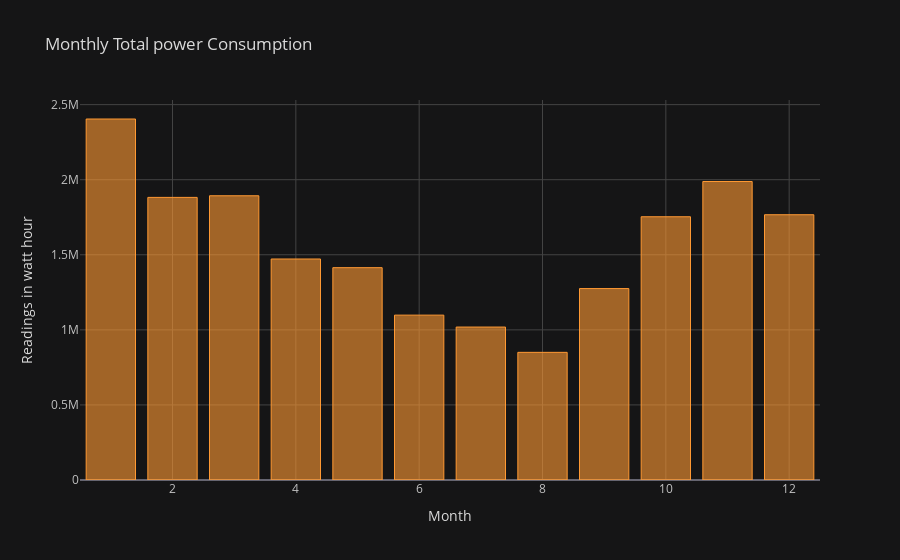

The notebook cell this image was saved under:
### Markdown cell above
Monthly Analysis of power Consuption

### Code cell
df_power_consumption.groupby('month')['PowerConsumption'].sum().iplot(kind='bar',
                                                                      xTitle='Month',
                                                                      yTitle='Readings in watt hour',
                                                                      title='Monthly Total power Consumption')

### Figure 1 — Plotly figure (JSON) as saved in the notebook; plotly's stock layout.template omitted (floating-point values rounded to 4 significant figures)
{"data": [{"marker": {"color": "rgba(255, 153, 51, 0.6)", "line": {"color": "rgba(255, 153, 51, 1.0)", "width": 1}}, "name": "PowerConsumption", "orientation": "v", "text": "", "type": "bar", "x": [1, 2, 3, 4, 5, 6, 7, 8, 9, 10, 11, 12], "y": [2404000.0, 1882000.0, 1893000.0, 1472000.0, 1414000.0, 1098000.0, 1019000.0, 850200.0, 1275000.0, 1753000.0, 1988000.0, 1767000.0]}], "layout": {"legend": {"bgcolor": "#151516", "font": {"color": "#D9D9D9"}}, "paper_bgcolor": "#151516", "plot_bgcolor": "#151516", "title": {"font": {"color": "#D9D9D9"}, "text": "Monthly Total power Consumption"}, "xaxis": {"gridcolor": "#434343", "showgrid": true, "tickfont": {"color": "#C2C2C2"}, "title": {"font": {"color": "#D9D9D9"}, "text": "Month"}, "zerolinecolor": "#666570"}, "yaxis": {"gridcolor": "#434343", "showgrid": true, "tickfont": {"color": "#C2C2C2"}, "title": {"font": {"color": "#D9D9D9"}, "text": "Readings in watt hour"}, "zerolinecolor": "#666570"}}}
